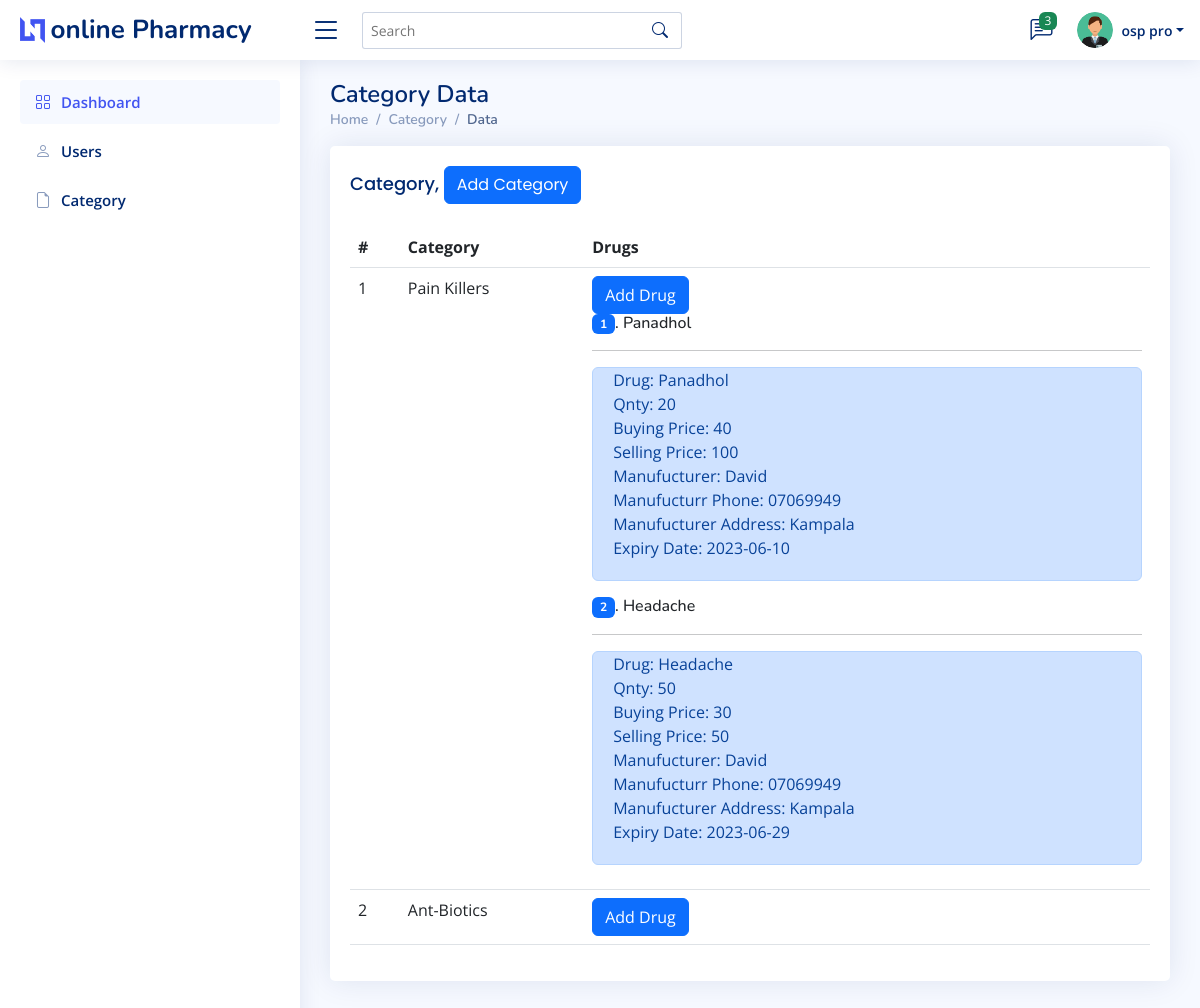
/home?category (signed in), run on the app's committed database.
### tables this page shows
CREATE TABLE `category` (
  `cat_id` int(11) NOT NULL,
  `cat_name` varchar(200) NOT NULL
);

CREATE TABLE `drug_store` (
  `drug_id` int(11) NOT NULL,
  `cat_id` int(11) NOT NULL,
  `drug_name` varchar(200) NOT NULL,
  `drug_qnty` varchar(200) NOT NULL,
  `drug_buying_price` varchar(200) NOT NULL,
  `drug_selling_price` varchar(200) NOT NULL,
  `manufacturer_name` varchar(200) NOT NULL,
  `manufacturer_phone` varchar(200) NOT NULL,
  `manufacturer_location` varchar(200) NOT NULL,
  `expiry_date` varchar(200) NOT NULL
);

### home.php (the view, shortened to what this page needs)
<?php include 'header.php';
if ($interface == 'admin') {
  if (isset($_REQUEST['category'])) { ?>
  <main id="main" class="main">
    <div class="pagetitle">
      <h1>Category Data</h1>
      <nav>
        <ol class="breadcrumb">
          <li class="breadcrumb-item"><a href="<?=HOME_URL; ?>">Home</a></li>
          <li class="breadcrumb-item">Category</li>
          <li class="breadcrumb-item active">Data</li>
        </ol>
      </nav>
    </div>
    <section class="section">
      <div class="row">
        <div class="col-lg-12">
          <div class="card">
            <div class="card-body">
              <h5 class="card-title">Category, <a href="?add-category" class="btn btn-primary">Add Category</a></h5>
              <table class="table datatable">
                <thead>
                  <tr>
                    <th scope="col">#</th>
                    <th scope="col">Category</th>
                    <th scope="col">Drugs</th>
                  </tr>
                </thead>
                <tbody>
                <?php $cate = $dbh->query("SELECT * FROM category ");
                $x = 1;
                while ($row = $cate->fetch(PDO::FETCH_OBJ)) { ?>
                  <tr>
                    <td><?=$x++; ?></td>
                    <td><?=$row->cat_name; ?></td>
                    <td><a href="?add-drug=<?=base64_encode($row->cat_id); ?>" class="btn btn-primary">Add Drug</a> <br>
                      <?php $dt = $dbh->query("SELECT * FROM drug_store WHERE cat_id = '".$row->cat_id."' ");
                      $a = 1;
                      while ($rx = $dt->fetch(PDO::FETCH_OBJ)) { ?>
                         <h6><span class="badge bg-primary"><?=$a++; ?></span>. <?=$rx->drug_name; ?></h6>
                         <hr>
                         <p class="card-body alert alert-primary">
                          Drug: <?=$rx->drug_name; ?><br>
                          Qnty: <?=$rx->drug_qnty; ?><br>
                          Buying Price: <?=$rx->drug_buying_price; ?><br>
                          Selling Price: <?=$rx->drug_selling_price; ?><br>
                          Manufucturer: <?=$rx->manufacturer_name; ?><br>
                          Manufucturr Phone: <?=$rx->manufacturer_phone; ?><br>
                          Manufucturer Address: <?=$rx->manufacturer_location; ?><br>
                          Expiry Date: <?=$rx->expiry_date; ?>
                         </p>
                      <?php } ?>
                    </td>
                  </tr>
                <?php } ?>
                </tbody>
              </table>
            </div>
          </div>
        </div>
      </div>
    </section>
  </main>
  <?php }elseif (isset($_REQUEST[''])) { ?>
  <?php }elseif (isset($_REQUEST[''])) { ?>
  <?php }elseif (isset($_REQUEST[''])) { ?>
  <?php }elseif (isset($_REQUEST[''])) { ?>
  <?php } ?>
<?php }elseif ($interface == 'moderator') { ?>
<?php }else{ ?>
<?php } ?>
<?php include 'footer.php'; ?>

### header.php (shortened to what this page needs)
<?php
if (empty($_SESSION['userid'])) {
  header("Location:".SITE_URL);
}else{
  $interface = $_SESSION['u_type'];
  $name   = $_SESSION['name'];
}
?>
<!DOCTYPE html>
<html lang="en">
<head>
  <link href="assets/vendor/bootstrap/css/bootstrap.min.css" rel="stylesheet">
  <link href="assets/vendor/bootstrap-icons/bootstrap-icons.css" rel="stylesheet">
  <link href="assets/vendor/boxicons/css/boxicons.min.css" rel="stylesheet">
  <link href="assets/vendor/quill/quill.snow.css" rel="stylesheet">
  <link href="assets/vendor/quill/quill.bubble.css" rel="stylesheet">
  <link href="assets/vendor/remixicon/remixicon.css" rel="stylesheet">
  <link href="assets/vendor/simple-datatables/style.css" rel="stylesheet">
  <link href="assets/css/style.css" rel="stylesheet">
</head>
<body>
  <header id="header" class="header fixed-top d-flex align-items-center">
    <div class="d-flex align-items-center justify-content-between">
      <a href="index.html" class="logo d-flex align-items-center">
        <img src="assets/img/logo.png" alt="">
        <span class="d-none d-lg-block">online Pharmacy</span>
      </a>
      <i class="bi bi-list toggle-sidebar-btn"></i>
    </div>
    <div class="search-bar">
      <form class="search-form d-flex align-items-center" method="POST" action="#">
        <input type="text" name="query" placeholder="Search" title="Enter search keyword">
        <button type="submit" title="Search"><i class="bi bi-search"></i></button>
      </form>
    </div>
    <nav class="header-nav ms-auto">
      <ul class="d-flex align-items-center">
        <li class="nav-item dropdown">
          <a class="nav-link nav-icon" href="#" data-bs-toggle="dropdown">
            <i class="bi bi-chat-left-text"></i>
            <span class="badge bg-success badge-number">3</span>
          </a>
        </li>
        <li class="nav-item dropdown pe-3">
          <a class="nav-link nav-profile d-flex align-items-center pe-0" href="#" data-bs-toggle="dropdown">
            <img src="uploads/avator.png" alt="Profile" class="rounded-circle">
            <span class="d-none d-md-block dropdown-toggle ps-2"><?=$name; ?></span>
          </a>
        </li>
      </ul>
    </nav>
  </header>
  <aside id="sidebar" class="sidebar">
    <ul class="sidebar-nav" id="sidebar-nav">
      <li class="nav-item">
        <a class="nav-link " href="<?=HOME_URL; ?>">
          <i class="bi bi-grid"></i>
          <span>Dashboard</span>
        </a>
      </li>
      <?php if ($interface == 'admin') { ?>
      <li class="nav-item">
        <a class="nav-link collapsed" href="?users">
          <i class="bi bi-person"></i>
          <span>Users</span>
        </a>
      </li>
      <li class="nav-item">
        <a class="nav-link collapsed" href="?category">
          <i class="bi bi-file-earmark"></i>
          <span>Category</span>
        </a>
      </li>
  <?php }elseif ($interface == 'moderator') { ?>
  <?php }else{ ?>
  <?php } ?>
    </ul>
  </aside>

### footer.php (shortened to what this page needs)
</body>
</html>

### assets/css/style.css (style rules this page uses)
:root { scroll-behavior: smooth; }
body { font-family: "Open Sans", sans-serif; background: #f6f9ff; color: #444444; }
a { color: #4154f1; text-decoration: none; }
h1, h2, h3, h4, h5, h6 { font-family: "Nunito", sans-serif; }
#main { margin-top: 60px; padding: 20px 30px; transition: all 0.3s; }
.pagetitle { margin-bottom: 10px; }
.pagetitle h1 { font-size: 24px; margin-bottom: 0; font-weight: 600; color: #012970; }
.card { margin-bottom: 30px; border: none; border-radius: 5px; box-shadow: 0px 0 30px rgba(1, 41, 112, 0.1); }
.card-title { padding: 20px 0 15px 0; font-size: 18px; font-weight: 500; color: #012970; font-family: "Poppins", sans-serif; }
.card-body { padding: 0 20px 20px 20px; }
.breadcrumb { font-size: 14px; font-family: "Nunito", sans-serif; color: #899bbd; font-weight: 600; }
.breadcrumb a { color: #899bbd; transition: 0.3s; }
.breadcrumb .breadcrumb-item::before { color: #899bbd; }
.breadcrumb .active { color: #51678f; font-weight: 600; }
.logo { line-height: 1; }
@media (min-width: 1200px) { .logo { width: 280px; } }
.logo img { max-height: 26px; margin-right: 6px; }
.logo span { font-size: 26px; font-weight: 700; color: #012970; font-family: "Nunito", sans-serif; }
.header { transition: all 0.5s; z-index: 997; height: 60px; box-shadow: 0px 2px 20px rgba(1, 41, 112, 0.1); background-color: #fff; padding-left: 20px; }
.header .toggle-sidebar-btn { font-size: 32px; padding-left: 10px; cursor: pointer; color: #012970; }
.header .search-bar { min-width: 360px; padding: 0 20px; }
.header .search-form { width: 100%; }
.header .search-form input { border: 0; font-size: 14px; color: #012970; border: 1px solid rgba(1, 41, 112, 0.2); padding: 7px 38px 7px 8px; border-radius: 3px; transition: 0.3s; width: 100%; }
.header .search-form button { border: 0; padding: 0; margin-left: -30px; background: none; }
.header .search-form button i { color: #012970; }
.header-nav ul { list-style: none; }
.header-nav>ul { margin: 0; padding: 0; }
.header-nav .nav-icon { font-size: 22px; color: #012970; margin-right: 25px; position: relative; }
.header-nav .nav-profile { color: #012970; }
.header-nav .nav-profile img { max-height: 36px; }
.header-nav .nav-profile span { font-size: 14px; font-weight: 600; }
.header-nav .badge-number { position: absolute; inset: -2px -5px auto auto; font-weight: normal; font-size: 12px; padding: 3px 6px; }
.sidebar { position: fixed; top: 60px; left: 0; bottom: 0; width: 300px; z-index: 996; transition: all 0.3s; padding: 20px; overflow-y: auto; scrollbar-width: thin; scrollbar-color: #aab7cf transparent; box-shadow: 0px 0px 20px rgba(1, 41, 112, 0.1); background-color: #fff; }
@media (min-width: 1200px) { #main, #footer { margin-left: 300px; } }
.sidebar-nav { padding: 0; margin: 0; list-style: none; }
.sidebar-nav li { padding: 0; margin: 0; list-style: none; }
.sidebar-nav .nav-item { margin-bottom: 5px; }
.sidebar-nav .nav-link { display: flex; align-items: center; font-size: 15px; font-weight: 600; color: #4154f1; transition: 0.3; background: #f6f9ff; padding: 10px 15px; border-radius: 4px; }
.sidebar-nav .nav-link i { font-size: 16px; margin-right: 10px; color: #4154f1; }
.sidebar-nav .nav-link.collapsed { color: #012970; background: #fff; }
.sidebar-nav .nav-link.collapsed i { color: #899bbd; }

### data on the page
category: cat_name "Pain Killers"
drug_store: drug_name "Panadhol", drug_qnty "20", drug_buying_price "40", drug_selling_price "100", manufacturer_name "David", manufacturer_phone "07069949", manufacturer_location "Kampala", expiry_date "2023-06-10"
drug_store: drug_name "Headache", drug_qnty "50", drug_buying_price "30", drug_selling_price "50", manufacturer_name "David", manufacturer_phone "07069949", manufacturer_location "Kampala", expiry_date "2023-06-29"
category: cat_name "Ant-Biotics"

### other printed values
$name "osp pro"
